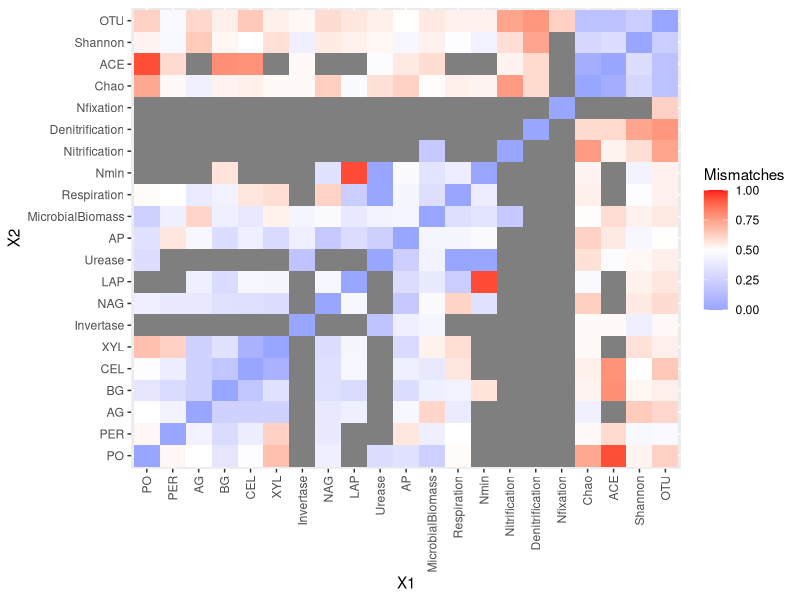
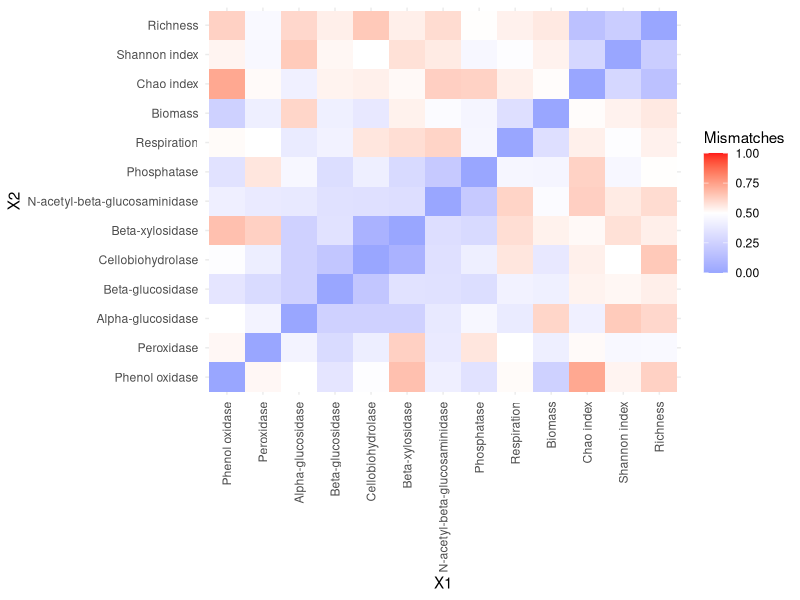

Reproduce these figures in R, in order. (Note: this script raises an error after producing the figures.)
## ---- chunk 1
# Code runs on R version 4.1.3 

#### Clear  environment 
rm(list = ls())         

#### Required packages
library(tidyverse)        # for data organization and manipulation
library(plotrix)          # for gradient.rect function
library(reshape)          # for melt function (to plot heatmap)

## ---- chunk 2
zhou_data <- read.csv("Zhou et al 2020 Data.csv", header = T)
## ---- chunk 3

mismatches <- function(data, X, Y){
  
  if (X==Y){
    return (0)
  }
  
  else {
  
  temp <- data %>%
    select(X, Y) %>%
    drop_na() %>%
    mutate(mismatch = ifelse(sign(.[,1]) == sign(.[,2]), 0, 1))
  
  if (nrow(temp) < 10){
    return (NA)
  }
  
  else {
  
  return (sum(temp$mismatch)/nrow(temp))
}}}

## ---- chunk 4

# all community metrics sorted a priori 
full_list = c(
              # Narrow Functions
              "PO", "PER", 
              "AG", "BG", "CEL", "XYL", "Invertase",
              "NAG", "LAP", "Urease",
              "AP",
              
              # Broad Functions
              "MicrobialBiomass", "Respiration", "Nmin", 
              "Nitrification", "Denitrification", "Nfixation",
              
              # Diversity Metrics 
              "Chao", "ACE", 
              "Shannon", "OTU")

# community metrics where there are at least 10 comparisons between all pairs
short_list = c( 
         "PO", "PER", 
         "AG", "BG", "CEL", "XYL", #"Invertase",
         "NAG", #"LAP", #"Urease",
         "AP",
         
         "Respiration", "MicrobialBiomass", #"Nmin",
         #"Nitrification", "Denitrification", "Nfixation",

         "Chao", #"ACE", 
         "Shannon", "OTU")

# Names on the axes of the heatmap. 
short_list_names = c("Phenol oxidase", "Peroxidase",
                     "Alpha-glucosidase", "Beta-glucosidase",
                     "Cellobiohydrolase", "Beta-xylosidase",
                     "N-acetyl-beta-glucosaminidase",
                     "Phosphatase",
                     "Respiration", "Biomass", 
                     "Chao index", "Shannon index", "Richness")


########## Full list ###########

my_vec_a = c()

for (j in full_list){
  
  for (i in full_list){
  new_value <- mismatches(zhou_data, j, i)
  my_vec_a <- c(my_vec_a, new_value)
}}

mismatch_matrix_a <- matrix(my_vec_a,nrow=length(full_list))
rownames(mismatch_matrix_a) <- full_list
colnames(mismatch_matrix_a) <- full_list


########## Short list ###########

my_vec_b = c()

for (j in short_list){
  
  for (i in short_list){
  new_value <- mismatches(zhou_data, j, i)
  my_vec_b <- c(my_vec_b, new_value)
}}

mismatch_matrix_b <- matrix(my_vec_b,nrow=length(short_list))
rownames(mismatch_matrix_b) <- short_list_names
colnames(mismatch_matrix_b) <- short_list_names

## ---- chunk 5

data_melt <- melt(mismatch_matrix_a) 

ggplot(data_melt, aes(X1, X2)) +                           
  geom_tile(aes(fill = value)) +
  scale_x_discrete(guide = guide_axis(angle = 90)) +
  scale_fill_gradient2(low = rgb(0.6, 0.65, 1), high = rgb(1, 0.1, 0.1), mid = "white", 
   midpoint = 0.5, limit = c(0,1), space = "Lab", 
   name="Mismatches")
## ---- chunk 6
data_melt <- melt(mismatch_matrix_b) 

ggplot(data_melt, aes(X1, X2)) +                           
  geom_tile(aes(fill = value)) +
  scale_x_discrete(guide = guide_axis(angle = 90)) +
  scale_fill_gradient2(low = rgb(0.6, 0.65, 1), high = rgb(1, 0.1, 0.1), mid = "white", 
   midpoint = 0.5, limit = c(0,1), space = "Lab", 
   name="Mismatches") +
  theme_minimal()
## ---- chunk 7
par(mfrow = c(1, 3))
######### Biomass - Respiration ########

sub <- zhou_data %>%
  select(MicrobialBiomass, Respiration) %>%
  drop_na() %>%
  mutate(mismatch = ifelse(sign(MicrobialBiomass) == sign(Respiration), 0, 1)) 

prop_mismatch <- sum(sub$mismatch)/nrow(sub)
maxX = max(abs(sub$MicrobialBiomass))
maxY = max(abs(sub$Respiration))
sub$mismatch <- as.factor(sub$mismatch)

write_csv(sub, "output/biomass_respiration.csv")


plot(sub$MicrobialBiomass, sub$Respiration, 
     xlab = "Response of Biomass", ylab = "Response of Respiration",
     xlim = c(-maxX, maxX), ylim = c(-maxY, maxY), pch = 20, 
     col = c(rgb(0.4,0.5,1), rgb(1, 0.3, 0.3))[sub$mismatch],
     cex.lab = 1.5)
abline(h = 0, lty = 2)
abline(v = 0, lty = 2)
mtext(paste("Mismatch = ",round(prop_mismatch, 2)," \nn = ",nrow(sub)," ", sep = ""),
      side = 3, line = -2.4, adj = 1, cex = 0.8)

######### Biomass - Richness ########

sub <- zhou_data %>%
  select(MicrobialBiomass, OTU) %>%
  drop_na() %>%
  mutate(mismatch = ifelse(sign(MicrobialBiomass) == sign(OTU), 0, 1)) 

prop_mismatch <- sum(sub$mismatch)/nrow(sub)
maxX = max(abs(sub$MicrobialBiomass))
maxY = max(abs(sub$OTU))
sub$mismatch <- as.factor(sub$mismatch)

write_csv(sub, "output/biomass_richness.csv")

plot(sub$MicrobialBiomass, sub$OTU, 
     xlab = "Response of Biomass", ylab = "Response of Richness",
     xlim = c(-maxX, maxX), ylim = c(-maxY, maxY), pch = 20, 
     col = c(rgb(0.4,0.5,1), rgb(1, 0.3, 0.3))[sub$mismatch],
     cex.lab = 1.5)
abline(h = 0, lty = 2)
abline(v = 0, lty = 2)
mtext(paste("Mismatch = ",round(prop_mismatch, 2)," \nn = ",nrow(sub)," ", sep = ""),
      side = 3, line = -2.4, adj = 1, cex = 0.8)

######### CHAO - XYL ########

sub <- zhou_data %>%
  select(Chao, AP) %>%
  drop_na() %>%
  mutate(mismatch = ifelse(sign(Chao) == sign(AP), 0, 1)) 

prop_mismatch <- sum(sub$mismatch)/nrow(sub)
maxX = max(abs(sub$Chao))
maxY = max(abs(sub$AP))
sub$mismatch <- as.factor(sub$mismatch)

write_csv(sub, "output/chao_AP.csv")

plot(sub$Chao, sub$AP, 
     xlab = "Response of Chao index", ylab = "Response of Phosphatase",
     xlim = c(-maxX, maxX), ylim = c(-maxY, maxY), pch = 20, 
     col = c(rgb(0.4,0.5,1), rgb(1, 0.3, 0.3))[sub$mismatch],
     cex.lab = 1.5)
abline(h = 0, lty = 2)
abline(v = 0, lty = 2)
mtext(paste("Mismatch = ",round(prop_mismatch, 2)," \nn = ",nrow(sub)," ", sep = ""),
      side = 3, line = -2.4, adj = 1, cex = 0.8)
